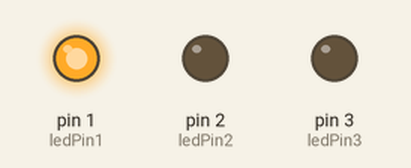
Bench run of a sketch on a simulated Arduino Uno, built with avr-gcc and run on an emulated ATmega328P. Parts: output pins drawn as LEDs (lit = HIGH).

Above: at 0.5 s.
At 8.0 s:
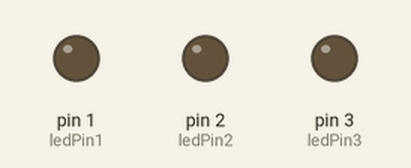
At 12.4 s:
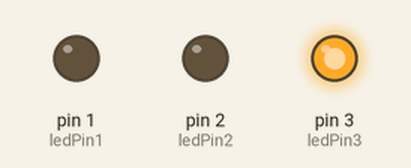
At 18.9 s:
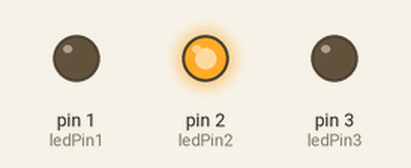
Timing chart, 0 to 20.7 s (numbered marks = the images above):
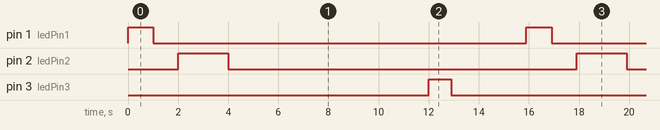

The sketch:

ledpins_1_3.ino
```cpp
//LED Example


const int ledPin1 =  1;
const int ledPin2 =  2;
const int ledPin3 =  3;


void setup() {
  pinMode(ledPin1, OUTPUT);
  pinMode(ledPin2, OUTPUT);
  pinMode(ledPin3, OUTPUT);
}

void loop() {
    digitalWrite(ledPin1, HIGH);
        delay(1000);
    digitalWrite(ledPin1, LOW);
        delay(1000);
    digitalWrite(ledPin2, HIGH);
        delay(2000);
    digitalWrite(ledPin2, LOW);
        delay(8000);
    digitalWrite(ledPin3, HIGH);
        delay(900);
    digitalWrite(ledPin3, LOW);
        delay(3000);
}
```

Measured:
- by itself, pin 1 (ledPin1): alternates HIGH for 1.0 s and LOW for 14.9 s
- by itself, pin 2 (ledPin2): alternates HIGH for 2.0 s and LOW for 13.9 s
- by itself, pin 3 (ledPin3): alternates HIGH for 0.90 s and LOW for 15.0 s
